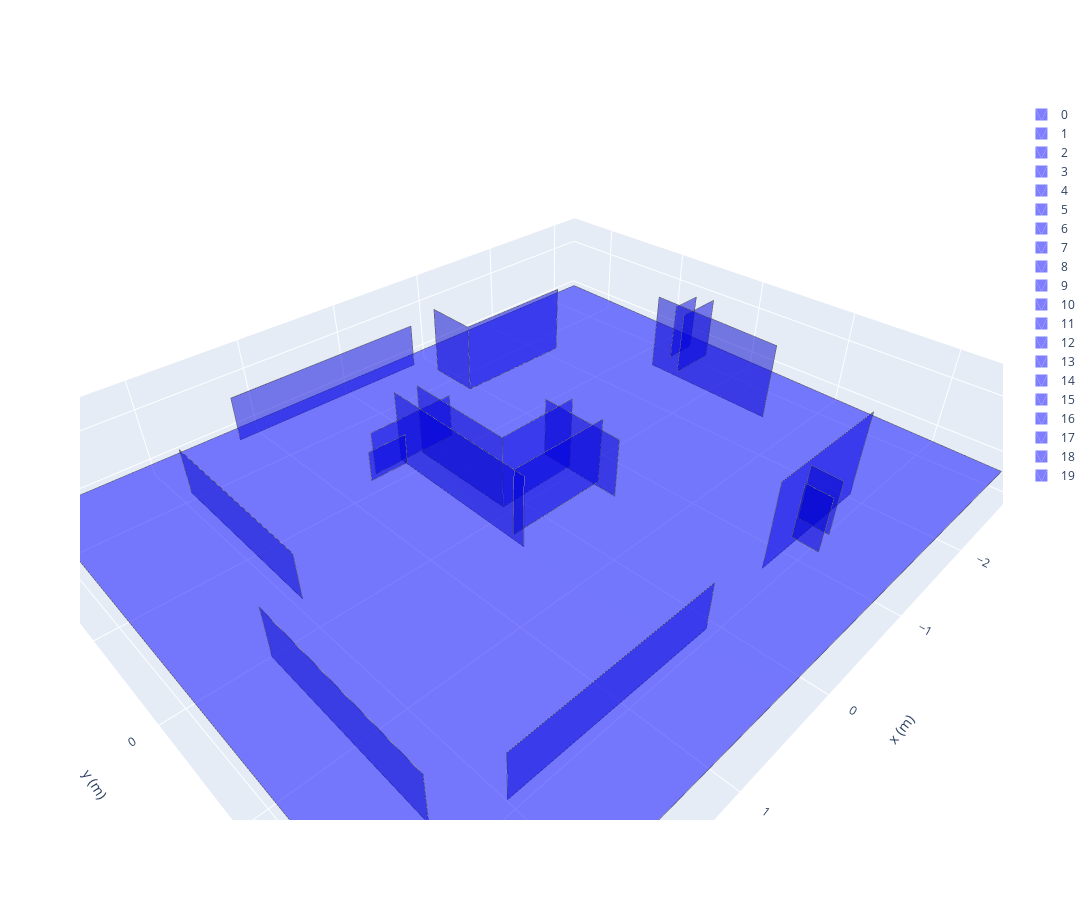

Notebook code cell kept with this figure:
### Code cell
# Plot merge
fig = go.Figure(data=map_final.plot_trace(colors=['blue']))
fig.update_layout(width=1500, height=900, scene=dict(aspectmode='data',
    xaxis=dict(title=dict(text='x (m)')), yaxis=dict(title=dict(text='y (m)')), zaxis=dict(title=dict(text='z (m)'))))
fig.show()

### Figure 1 — Plotly figure (JSON) as saved in the notebook; plotly's stock layout.template omitted (floating-point values rounded to 4 significant figures)
{"data": [{"color": "blue", "i": [0, 0], "j": [1, 2], "k": [2, 3], "name": "0", "opacity": 0.5, "showlegend": true, "type": "mesh3d", "x": [-3.14, 2.959, 2.988, -3.112], "y": [-2.382, -2.416, 2.649, 2.684], "z": [0.05765, 0.04675, -0.06833, -0.05743]}, {"line": {"color": "rgb(70,70,70)", "width": 1}, "mode": "lines", "showlegend": false, "type": "scatter3d", "x": [-3.14, 2.959, 2.988, -3.112, -3.14], "y": [-2.382, -2.416, 2.649, 2.684, -2.382], "z": [0.05765, 0.04675, -0.06833, -0.05743, 0.05765]}, {"color": "blue", "i": [0, 0], "j": [1, 2], "k": [2, 3], "name": "1", "opacity": 0.5, "showlegend": true, "type": "mesh3d", "x": [0.1332, 2.017, 2.018, 0.1341], "y": [1.963, 1.952, 1.962, 1.973], "z": [-0.1088, -0.1121, 0.3295, 0.3329]}, {"line": {"color": "rgb(70,70,70)", "width": 1}, "mode": "lines", "showlegend": false, "type": "scatter3d", "x": [0.1332, 2.017, 2.018, 0.1341, 0.1332], "y": [1.963, 1.952, 1.962, 1.973, 1.963], "z": [-0.1088, -0.1121, 0.3295, 0.3329, -0.1088]}, {"color": "blue", "i": [0, 0], "j": [1, 2], "k": [2, 3], "name": "2", "opacity": 0.5, "showlegend": true, "type": "mesh3d", "x": [-2.012, -0.7007, -0.6991, -2.01], "y": [1.883, 1.876, 1.895, 1.902], "z": [-0.1376, -0.14, 0.6862, 0.6886]}, {"line": {"color": "rgb(70,70,70)", "width": 1}, "mode": "lines", "showlegend": false, "type": "scatter3d", "x": [-2.012, -0.7007, -0.6991, -2.01, -2.012], "y": [1.883, 1.876, 1.895, 1.902, 1.883], "z": [-0.1376, -0.14, 0.6862, 0.6886, -0.1376]}, {"color": "blue", "i": [0, 0], "j": [1, 2], "k": [2, 3], "name": "3", "opacity": 0.5, "showlegend": true, "type": "mesh3d", "x": [-2.378, -2.371, -2.369, -2.377], "y": [-0.5677, 0.7653, 0.7824, -0.5506], "z": [-0.001301, -0.03158, 0.7213, 0.7516]}, {"line": {"color": "rgb(70,70,70)", "width": 1}, "mode": "lines", "showlegend": false, "type": "scatter3d", "x": [-2.378, -2.371, -2.369, -2.377, -2.378], "y": [-0.5677, 0.7653, 0.7824, -0.5506, -0.5677], "z": [-0.001301, -0.03158, 0.7213, 0.7516, -0.001301]}, {"color": "blue", "i": [0, 0], "j": [1, 2], "k": [2, 3], "name": "4", "opacity": 0.5, "showlegend": true, "type": "mesh3d", "x": [-0.7105, -1.898, -1.897, -0.7093], "y": [-1.478, -1.471, -1.456, -1.463], "z": [0.0273, 0.02942, 0.6972, 0.6951]}, {"line": {"color": "rgb(70,70,70)", "width": 1}, "mode": "lines", "showlegend": false, "type": "scatter3d", "x": [-0.7105, -1.898, -1.897, -0.7093, -0.7105], "y": [-1.478, -1.471, -1.456, -1.463, -1.478], "z": [0.0273, 0.02942, 0.6972, 0.6951, 0.0273]}, {"color": "blue", "i": [0, 0], "j": [1, 2], "k": [2, 3], "name": "5", "opacity": 0.5, "showlegend": true, "type": "mesh3d", "x": [-0.4568, -0.4614, -0.4603, -0.4557], "y": [0.6008, -0.214, -0.2011, 0.6137], "z": [-0.01698, 0.001532, 0.5664, 0.5479]}, {"line": {"color": "rgb(70,70,70)", "width": 1}, "mode": "lines", "showlegend": false, "type": "scatter3d", "x": [-0.4568, -0.4614, -0.4603, -0.4557, -0.4568], "y": [0.6008, -0.214, -0.2011, 0.6137, 0.6008], "z": [-0.01698, 0.001532, 0.5664, 0.5479, -0.01698]}, {"color": "blue", "i": [0, 0], "j": [1, 2], "k": [2, 3], "name": "6", "opacity": 0.5, "showlegend": true, "type": "mesh3d", "x": [1.301, -0.6456, -0.6448, 1.302], "y": [-2.284, -2.273, -2.263, -2.274], "z": [0.005444, 0.008923, 0.4471, 0.4437]}, {"line": {"color": "rgb(70,70,70)", "width": 1}, "mode": "lines", "showlegend": false, "type": "scatter3d", "x": [1.301, -0.6456, -0.6448, 1.302, 1.301], "y": [-2.284, -2.273, -2.263, -2.274, -2.284], "z": [0.005444, 0.008923, 0.4471, 0.4437, 0.005444]}, {"color": "blue", "i": [0, 0], "j": [1, 2], "k": [2, 3], "name": "7", "opacity": 0.5, "showlegend": true, "type": "mesh3d", "x": [0.2837, 0.2779, 0.2792, 0.285], "y": [0.05777, -0.9825, -0.9672, 0.07313], "z": [-0.01406, 0.009569, 0.6864, 0.6627]}, {"line": {"color": "rgb(70,70,70)", "width": 1}, "mode": "lines", "showlegend": false, "type": "scatter3d", "x": [0.2837, 0.2779, 0.2792, 0.285, 0.2837], "y": [0.05777, -0.9825, -0.9672, 0.07313, 0.05777], "z": [-0.01406, 0.009569, 0.6864, 0.6627, -0.01406]}, {"color": "blue", "i": [0, 0], "j": [1, 2], "k": [2, 3], "name": "8", "opacity": 0.5, "showlegend": true, "type": "mesh3d", "x": [2.427, 2.415, 2.419, 2.431], "y": [1.751, 0.0893, 0.1022, 1.763], "z": [-0.1166, -0.07099, 0.3995, 0.3539]}, {"line": {"color": "rgb(70,70,70)", "width": 1}, "mode": "lines", "showlegend": false, "type": "scatter3d", "x": [2.427, 2.415, 2.419, 2.431, 2.427], "y": [1.751, 0.0893, 0.1022, 1.763, 1.751], "z": [-0.1166, -0.07099, 0.3995, 0.3539, -0.1166]}, {"color": "blue", "i": [0, 0], "j": [1, 2], "k": [2, 3], "name": "9", "opacity": 0.5, "showlegend": true, "type": "mesh3d", "x": [0.4923, -0.4689, -0.4684, 0.4928], "y": [0.4014, 0.4041, 0.4247, 0.422], "z": [0.02309, 0.02378, 0.6489, 0.6482]}, {"line": {"color": "rgb(70,70,70)", "width": 1}, "mode": "lines", "showlegend": false, "type": "scatter3d", "x": [0.4923, -0.4689, -0.4684, 0.4928, 0.4923], "y": [0.4014, 0.4041, 0.4247, 0.422, 0.4014], "z": [0.02309, 0.02378, 0.6489, 0.6482, 0.02309]}, {"color": "blue", "i": [0, 0], "j": [1, 2], "k": [2, 3], "name": "10", "opacity": 0.5, "showlegend": true, "type": "mesh3d", "x": [1.992, 1.979, 1.982, 1.995], "y": [-0.1935, -1.856, -1.845, -0.1829], "z": [-0.02922, 0.01151, 0.4451, 0.4044]}, {"line": {"color": "rgb(70,70,70)", "width": 1}, "mode": "lines", "showlegend": false, "type": "scatter3d", "x": [1.992, 1.979, 1.982, 1.995, 1.992], "y": [-0.1935, -1.856, -1.845, -0.1829, -0.1935], "z": [-0.02922, 0.01151, 0.4451, 0.4044, -0.02922]}, {"color": "blue", "i": [0, 0], "j": [1, 2], "k": [2, 3], "name": "11", "opacity": 0.5, "showlegend": true, "type": "mesh3d", "x": [0.4784, 0.4883, 0.4944, 0.4844], "y": [-1.024, 0.5074, 0.5278, -1.004], "z": [0.01104, -0.0348, 0.6468, 0.6927]}, {"line": {"color": "rgb(70,70,70)", "width": 1}, "mode": "lines", "showlegend": false, "type": "scatter3d", "x": [0.4784, 0.4883, 0.4944, 0.4844, 0.4784], "y": [-1.024, 0.5074, 0.5278, -1.004, -1.024], "z": [0.01104, -0.0348, 0.6468, 0.6927, 0.01104]}, {"color": "blue", "i": [0, 0], "j": [1, 2], "k": [2, 3], "name": "12", "opacity": 0.5, "showlegend": true, "type": "mesh3d", "x": [-0.7144, -0.7105, -0.7093, -0.7131], "y": [-1.975, -1.478, -1.463, -1.96], "z": [0.0386, 0.0273, 0.6951, 0.7064]}, {"line": {"color": "rgb(70,70,70)", "width": 1}, "mode": "lines", "showlegend": false, "type": "scatter3d", "x": [-0.7144, -0.7105, -0.7093, -0.7131, -0.7144], "y": [-1.975, -1.478, -1.463, -1.96, -1.975], "z": [0.0386, 0.0273, 0.6951, 0.7064, 0.0386]}, {"color": "blue", "i": [0, 0], "j": [1, 2], "k": [2, 3], "name": "13", "opacity": 0.5, "showlegend": true, "type": "mesh3d", "x": [-0.03604, 0.7842, 0.788, -0.0323], "y": [-0.9533, -0.9598, -0.9496, -0.9431], "z": [0.05371, 0.04647, 0.4607, 0.4679]}, {"line": {"color": "rgb(70,70,70)", "width": 1}, "mode": "lines", "showlegend": false, "type": "scatter3d", "x": [-0.03604, 0.7842, 0.788, -0.0323, -0.03604], "y": [-0.9533, -0.9598, -0.9496, -0.9431, -0.9533], "z": [0.05371, 0.04647, 0.4607, 0.4679, 0.05371]}, {"color": "blue", "i": [0, 0], "j": [1, 2], "k": [2, 3], "name": "14", "opacity": 0.5, "showlegend": true, "type": "mesh3d", "x": [-0.5062, 0.2837, 0.285, -0.5049], "y": [0.04632, 0.05777, 0.07313, 0.06168], "z": [-0.01229, -0.01406, 0.6627, 0.6645]}, {"line": {"color": "rgb(70,70,70)", "width": 1}, "mode": "lines", "showlegend": false, "type": "scatter3d", "x": [-0.5062, 0.2837, 0.285, -0.5049, -0.5062], "y": [0.04632, 0.05777, 0.07313, 0.06168, 0.04632], "z": [-0.01229, -0.01406, 0.6627, 0.6645, -0.01229]}, {"color": "blue", "i": [0, 0], "j": [1, 2], "k": [2, 3], "name": "15", "opacity": 0.5, "showlegend": true, "type": "mesh3d", "x": [-2.704, -2.39, -2.385, -2.699], "y": [-0.3571, -0.3593, -0.343, -0.3408], "z": [0.1661, 0.1634, 0.7132, 0.716]}, {"line": {"color": "rgb(70,70,70)", "width": 1}, "mode": "lines", "showlegend": false, "type": "scatter3d", "x": [-2.704, -2.39, -2.385, -2.699, -2.704], "y": [-0.3571, -0.3593, -0.343, -0.3408, -0.3571], "z": [0.1661, 0.1634, 0.7132, 0.716, 0.1661]}, {"color": "blue", "i": [0, 0], "j": [1, 2], "k": [2, 3], "name": "16", "opacity": 0.5, "showlegend": true, "type": "mesh3d", "x": [-2.852, -2.379, -2.374, -2.847], "y": [-0.2487, -0.2524, -0.2381, -0.2345], "z": [0.04837, 0.0449, 0.6625, 0.6659]}, {"line": {"color": "rgb(70,70,70)", "width": 1}, "mode": "lines", "showlegend": false, "type": "scatter3d", "x": [-2.852, -2.379, -2.374, -2.847, -2.852], "y": [-0.2487, -0.2524, -0.2381, -0.2345, -0.2487], "z": [0.04837, 0.0449, 0.6625, 0.6659, 0.04837]}, {"color": "blue", "i": [0, 0], "j": [1, 2], "k": [2, 3], "name": "17", "opacity": 0.5, "showlegend": true, "type": "mesh3d", "x": [-1.107, -1.105, -1.1, -1.102], "y": [1.887, 2.152, 2.165, 1.9], "z": [0.1207, 0.1138, 0.6221, 0.6289]}, {"line": {"color": "rgb(70,70,70)", "width": 1}, "mode": "lines", "showlegend": false, "type": "scatter3d", "x": [-1.107, -1.105, -1.1, -1.102, -1.107], "y": [1.887, 2.152, 2.165, 1.9, 1.887], "z": [0.1207, 0.1138, 0.6221, 0.6289, 0.1207]}, {"color": "blue", "i": [0, 0], "j": [1, 2], "k": [2, 3], "name": "18", "opacity": 0.5, "showlegend": true, "type": "mesh3d", "x": [-0.9756, -0.9747, -0.9723, -0.9733], "y": [1.927, 2.159, 2.177, 1.944], "z": [0.03456, 0.02676, 0.5483, 0.5561]}, {"line": {"color": "rgb(70,70,70)", "width": 1}, "mode": "lines", "showlegend": false, "type": "scatter3d", "x": [-0.9756, -0.9747, -0.9723, -0.9733, -0.9756], "y": [1.927, 2.159, 2.177, 1.944, 1.927], "z": [0.03456, 0.02676, 0.5483, 0.5561, 0.03456]}, {"color": "blue", "i": [0, 0], "j": [1, 2], "k": [2, 3], "name": "19", "opacity": 0.5, "showlegend": true, "type": "mesh3d", "x": [0.8823, 0.5155, 0.515, 0.8818], "y": [-0.8793, -0.8784, -0.8695, -0.8704], "z": [0.07054, 0.06987, 0.3568, 0.3575]}, {"line": {"color": "rgb(70,70,70)", "width": 1}, "mode": "lines", "showlegend": false, "type": "scatter3d", "x": [0.8823, 0.5155, 0.515, 0.8818, 0.8823], "y": [-0.8793, -0.8784, -0.8695, -0.8704, -0.8793], "z": [0.07054, 0.06987, 0.3568, 0.3575, 0.07054]}], "layout": {"height": 900, "scene": {"aspectmode": "data", "xaxis": {"title": {"text": "x (m)"}}, "yaxis": {"title": {"text": "y (m)"}}, "zaxis": {"title": {"text": "z (m)"}}}, "width": 1500}}
